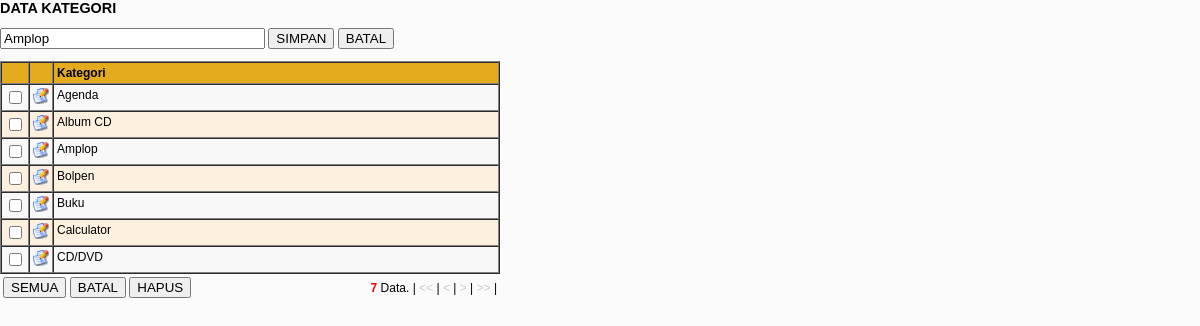
The app's page /adm/trans/beli_brg_kat.php?s=edit&kd=38e7f9c9a3394bde09af46c48ff65297 with its own data.
### tables this page shows
CREATE TABLE `m_kategori` (
  `kd` varchar(50) NOT NULL DEFAULT '',
  `kategori` varchar(100) NOT NULL DEFAULT ''
);

### inc/config.php (called while the page is built, shortened)
<?php
$sumber = "http://localhost/sisfotoko/";
$limit = "25";
$warna01 = "#F8F8F8";
$warna02 = "#FDF0DE";
$warnaover = "#ffddbb";
$warnaheader = "#E5AB1F";
$warnatext = "black";
?>

### adm/trans/beli_brg_kat.php (the view, shortened to what this page needs)
<?php
require("../../inc/config.php");
require("../../inc/fungsi.php");
require("../../inc/class/paging2.php");
$filenya = "beli_brg_kat.php";
$s = nosql($_REQUEST['s']);
$x_enter = 'onKeyDown="var keyCode = event.keyCode;
if (keyCode == 13)
	{
	document.formx.btnSMP.focus();
	}
"';
if ($s == "edit")
	{
	$kdx = nosql($_REQUEST['kd']);
	$qx = mysql_query("SELECT * FROM m_kategori ".
						"WHERE kd = '$kdx'");
	$rowx = mysql_fetch_assoc($qx);
	$kategori = balikin($rowx['kategori']);
	}
$p = new Pager();
$start = $p->findStart($limit);
$sqlcount = "SELECT * FROM m_kategori ".
				"ORDER BY kategori ASC";
$sqlresult = $sqlcount;
$count = mysql_num_rows(mysql_query($sqlcount));
$pages = $p->findPages($count, $limit);
$result = mysql_query("$sqlresult LIMIT ".$start.", ".$limit);
$pagelist = $p->pageList($_GET['page'], $pages, $target);
$data = mysql_fetch_array($result);
echo '<form action="'.$filenya.'" method="post" name="formx">
<p>
<input name="kategori" type="text" value="'.$kategori.'" size="30" '.$x_enter.'>
<input name="btnSMP" type="submit" value="SIMPAN">
<input name="btnBTL" type="submit" value="BATAL">
</p>
<table width="500" border="1" cellspacing="0" cellpadding="3">
<tr valign="top" bgcolor="'.$warnaheader.'">
<td width="1%">&nbsp;</td>
<td width="1%">&nbsp;</td>
<td><strong><font color="'.$warnatext.'">Kategori</font></strong></td>
</tr>';
if ($count != 0)
	{
	do {
		if ($warna_set ==0)
			{
			$warna = $warna01;
			$warna_set = 1;
			}
		else
			{
			$warna = $warna02;
			$warna_set = 0;
			}
		$nomer = $nomer + 1;
		$kd = nosql($data['kd']);
		$kategori = balikin($data['kategori']);
		echo "<tr valign=\"top\" bgcolor=\"$warna\" onmouseover=\"this.bgColor='$warnaover';\" onmouseout=\"this.bgColor='$warna';\">";
		echo '<td>
		<input type="checkbox" name="item'.$nomer.'" value="'.$kd.'">
        </td>
		<td>
		<a href="'.$filenya.'?s=edit&kd='.$kd.'"><img src="'.$sumber.'/img/edit.gif" width="16" height="16" border="0"></a>
		</td>
		<td>'.$kategori.'</td>
        </tr>';
		}
	while ($data = mysql_fetch_assoc($result));
	}
echo '</table>
<table width="500" border="0" cellspacing="0" cellpadding="3">
<tr>
<td width="250">
<input name="jml" type="hidden" value="'.$count.'">
<input name="s" type="hidden" value="'.$s.'">
<input name="kd" type="hidden" value="'.$kdx.'">
<input name="btnALL" type="button" value="SEMUA" onClick="checkAll('.$count.')">
<input name="btnBTL" type="reset" value="BATAL">
<input name="btnHPS" type="submit" value="HAPUS">
</td>
<td align="right">
<strong><font color="#FF0000">'.$count.'</font></strong> Data. '.$pagelist.'
</td>
</tr>
</table>
</form>
<br><br><br>';
exit();
?>

### inc/style/toko.css (style rules this page uses)
body { font-family: Verdana, Arial, Helvetica, sans-serif; font-size: 12px; background-color: #FFFFFF; color: #000000; }
td { font-family: Verdana, Arial, Helvetica, sans-serif; font-size: 12px; color: #000000; }
a { color: #000000; text-decoration: underline; }
a:link { color: #000000; text-decoration: underline; }

### records on screen
m_kategori: kategori "Amplop"
m_kategori: kategori "Agenda"
m_kategori: kategori "Album CD"
m_kategori: kategori "Bolpen"
m_kategori: kategori "Buku"
m_kategori: kategori "Calculator"
m_kategori: kategori "CD/DVD"

### other values on screen
$count "7"
